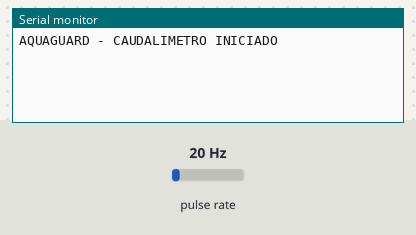
Simulated run of this sketch. Board: ESP32. Parts: the last lines printed to the serial monitor. Wiring (inferred from the names in the program): pulse sensor: data GPIO 27. Inputs (shaded band) come from the test bench; at power-on: pulse rate 20 Hz.

Above: at 1.2 s.
1.3 s: pulse rate (sensor on GPIO 27) set to 4 Hz
At 3.9 s:
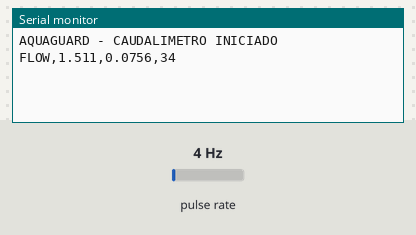
4.3 s: pulse rate (sensor on GPIO 27) set to 50 Hz
At 7.4 s:
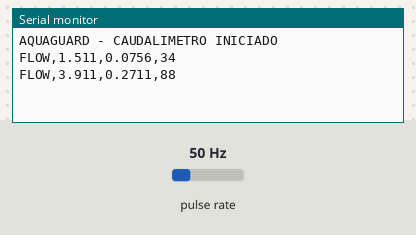

The sketch:

caudal_yfs201.ino
```cpp
// AquaGuard - Caudalimetro YF-S201 (ESP32)
// Salida serial (115200 baudios): FLOW,caudal[L/min],volumen[L],pulsos

const int FLOW_PIN = 27;
// Calibracion inicial del YF-S201
const float PULSOS_POR_LITRO = 450.0;
volatile unsigned long pulsos = 0;
unsigned long tiempoAnterior = 0;

float caudal = 0;
float volumenTotal = 0;

void IRAM_ATTR contarPulsos() {
  pulsos++;
}

void setup() {
  Serial.begin(115200);

  pinMode(FLOW_PIN, INPUT_PULLUP);

  attachInterrupt(
    digitalPinToInterrupt(FLOW_PIN),
    contarPulsos,
    FALLING
  );
  Serial.println("AQUAGUARD - CAUDALIMETRO INICIADO");
  tiempoAnterior = millis();
}

void loop() {

  unsigned long tiempoActual = millis();

  if (tiempoActual - tiempoAnterior >= 3000) {
    noInterrupts();
    unsigned long pulsosActuales = pulsos;
    pulsos = 0;
    interrupts();
    unsigned long intervalo =
      tiempoActual - tiempoAnterior;
    caudal = (pulsosActuales * 60000.0) /
             (PULSOS_POR_LITRO * intervalo);
    float litros = pulsosActuales /
                   PULSOS_POR_LITRO;
    volumenTotal += litros;
    Serial.print("FLOW,");
    Serial.print(caudal, 3);
    Serial.print(",");
    Serial.print(volumenTotal, 4);
    Serial.print(",");
    Serial.println(pulsosActuales);
    tiempoAnterior = tiempoActual;
  }
}
```

Measured:
- after the input at 1.3 s, the serial monitor: prints a new line after 1.7 s (image 1)
- after the input at 4.3 s, the serial monitor: prints a new line after 1.7 s (image 2)
